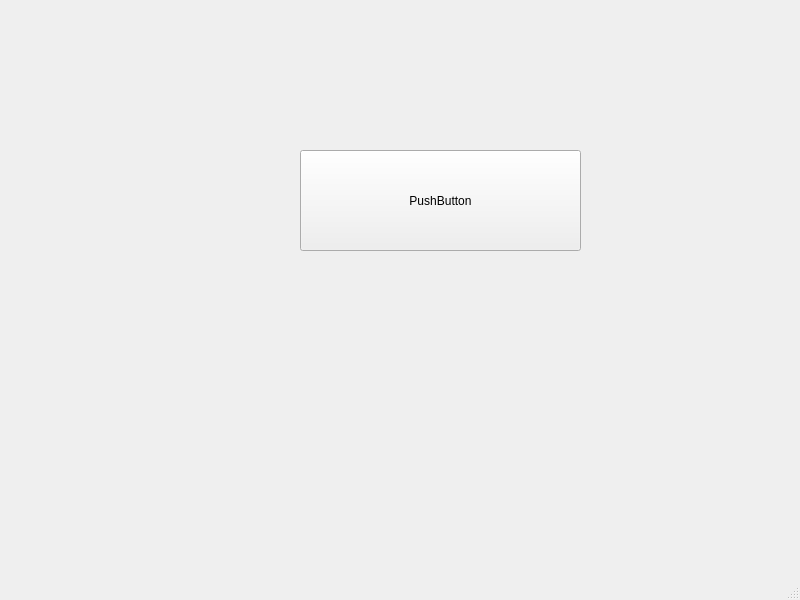
<?xml version="1.0" encoding="UTF-8"?>
<ui version="4.0">
 <class>MainWindow</class>
 <widget class="QMainWindow" name="MainWindow">
  <property name="geometry">
   <rect>
    <x>0</x>
    <y>0</y>
    <width>800</width>
    <height>600</height>
   </rect>
  </property>
  <property name="windowTitle">
   <string>MainWindow</string>
  </property>
  <widget class="QWidget" name="centralwidget">
   <widget class="QPushButton" name="button">
    <property name="geometry">
     <rect>
      <x>300</x>
      <y>150</y>
      <width>281</width>
      <height>101</height>
     </rect>
    </property>
    <property name="text">
     <string>PushButton</string>
    </property>
   </widget>
  </widget>
  <widget class="QMenuBar" name="menubar">
   <property name="geometry">
    <rect>
     <x>0</x>
     <y>0</y>
     <width>800</width>
     <height>26</height>
    </rect>
   </property>
  </widget>
  <widget class="QStatusBar" name="statusbar"/>
 </widget>
 <resources/>
 <connections/>
</ui>
